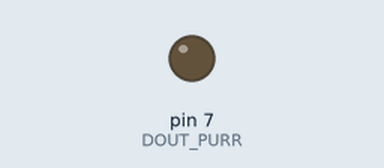
Simulated run of this sketch. Board: Arduino Uno, built with avr-gcc and run on an emulated ATmega328P. Shown: output pins drawn as LEDs (lit = HIGH). Dashed ring = blinking. What the sketch prints to the serial monitor is not drawn.

Above: at 1.0 s.
At 2.5 s:
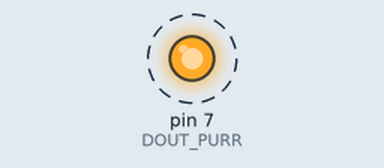
Timing chart, 0 to 4.6 s (numbered marks = the images above):
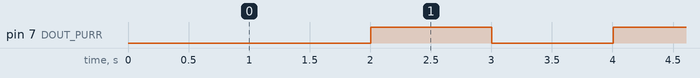

The sketch:

Test_VibeMotorDigOut.ino
```cpp
// Digital pins for output
#define DOUT_PURR  7

bool purrSwitch = true;
uint16_t purrInt = 1000;
uint32_t lastTime = 0;

void setup() {
  // Setup Serial Monitor
  Serial.begin(115200);
  Serial.println("TEST VIBE MOTOR");

  // Setup Digital Output Pins
  pinMode(DOUT_PURR,OUTPUT);
}

void loop() {
  if((millis()-lastTime) > purrInt){
    lastTime = millis();
    purrSwitch = !purrSwitch;

    if(purrSwitch){
      digitalWrite(DOUT_PURR,HIGH);
    }
    else{
      digitalWrite(DOUT_PURR,LOW);
    }
  }
}
```

Measured:
- by itself, pin 7 (DOUT_PURR): alternates HIGH for 1.0 s and LOW for 1.0 s
